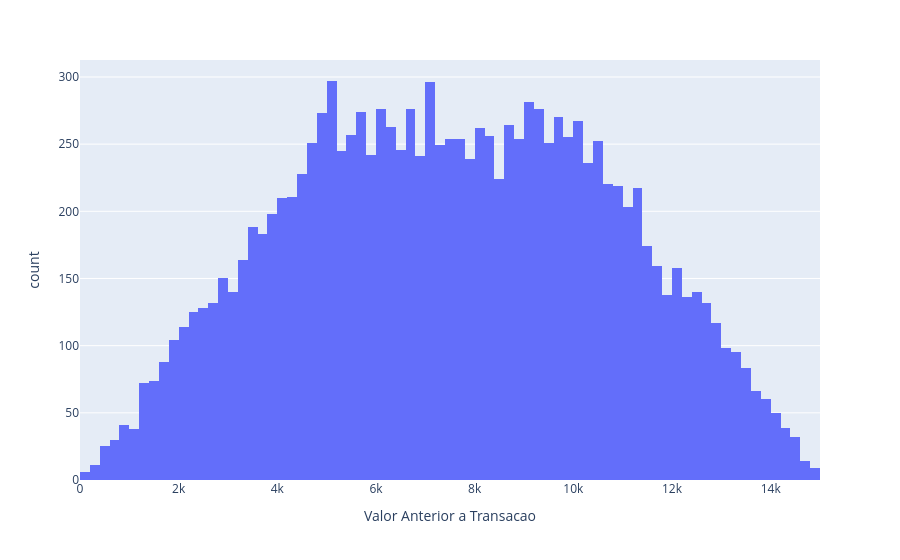

Here is the notebook cell this chart was saved with:
### Markdown cell above
### Numerical features distribuition

### Code cell
px.histogram(df_fraud, x='Valor Anterior a Transacao')

### Figure 1 — Plotly figure (JSON) as saved in the notebook; plotly's stock layout.template omitted (floating-point values rounded to 4 significant figures; data arrays with more than 128 entries replaced by an {"elided": "..."} marker saying what was removed)
{"data": [{"bingroup": "x", "hovertemplate": "Valor Anterior a Transacao=%{x}<br>count=%{y}<extra></extra>", "legendgroup": "", "marker": {"color": "#636efa", "pattern": {"shape": ""}}, "name": "", "orientation": "v", "showlegend": false, "type": "histogram", "x": {"elided": "13000 float values"}, "xaxis": "x", "yaxis": "y"}], "layout": {"barmode": "relative", "legend": {"tracegroupgap": 0}, "margin": {"t": 60}, "xaxis": {"anchor": "y", "domain": [0, 1], "title": {"text": "Valor Anterior a Transacao"}}, "yaxis": {"anchor": "x", "domain": [0, 1], "title": {"text": "count"}}}}
